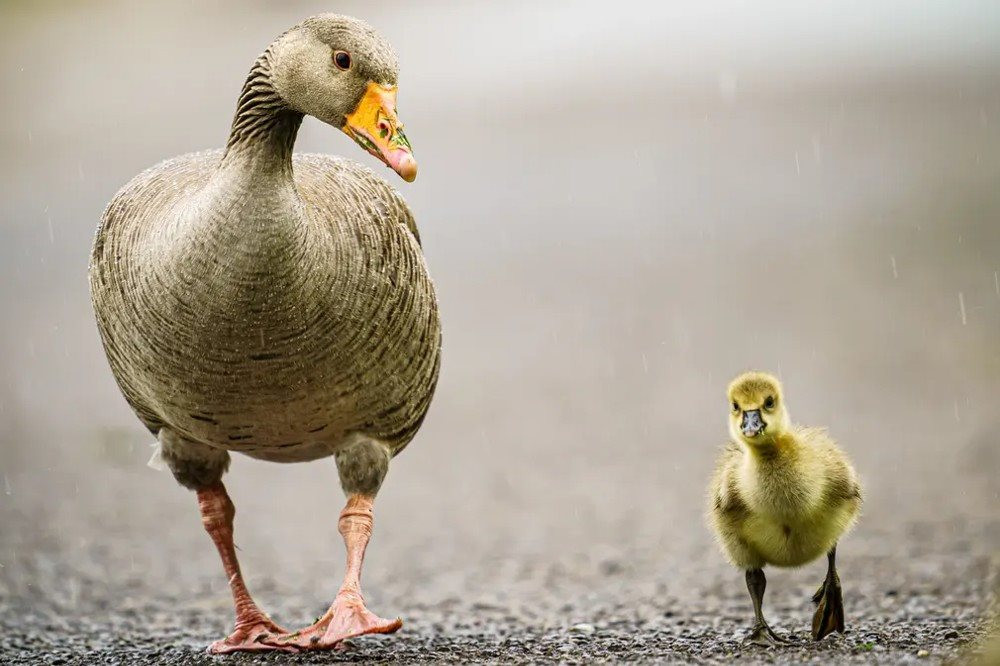
#> input picture Img/3500-2-.jpg, 1000 x 666 px, found by its file name
$ jupyter execute ColorSeparation.ipynb
#> lines starting #> are read from the running program, lines starting #| are printed output that depends on the picture; after the words box and inside, x2 and y2 are one past the last pixel; in counts of white or black regions, pixels touching at a corner belong together
Thư viện sử dụng

[cell 1]
import cv2
import numpy as np

Đọc ảnh

[cell 2]
# Step 1: Read the image
image = cv2.imread('../Project1/Img/3500-2-.jpg')
#> image is the input picture: shape (666, 1000, 3); mean B, G, R 149.7, 164.4, 173.6

Chuyển ảnh thành ảnh trắng đen

[cell 3]
#màu cần chuyển
gray_image = cv2.cvtColor(image, cv2.COLOR_BGR2GRAY)
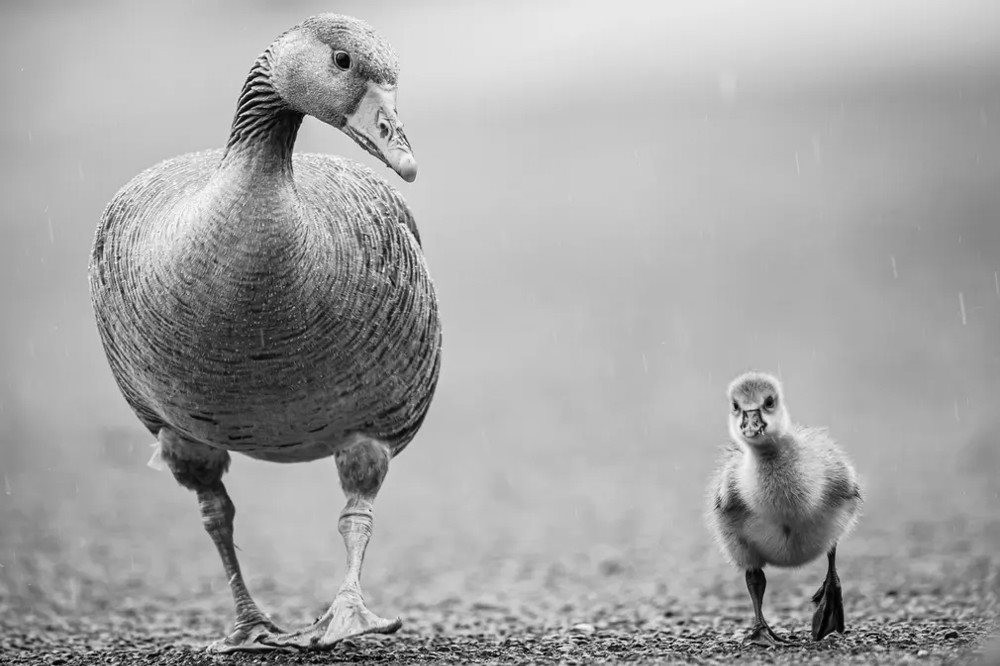
#> gray_image: shape (666, 1000); min 0, max 254, mean 165.5
#chuyển màu
_, thresholded_image = cv2.threshold(gray_image, 127, 255, cv2.THRESH_BINARY)
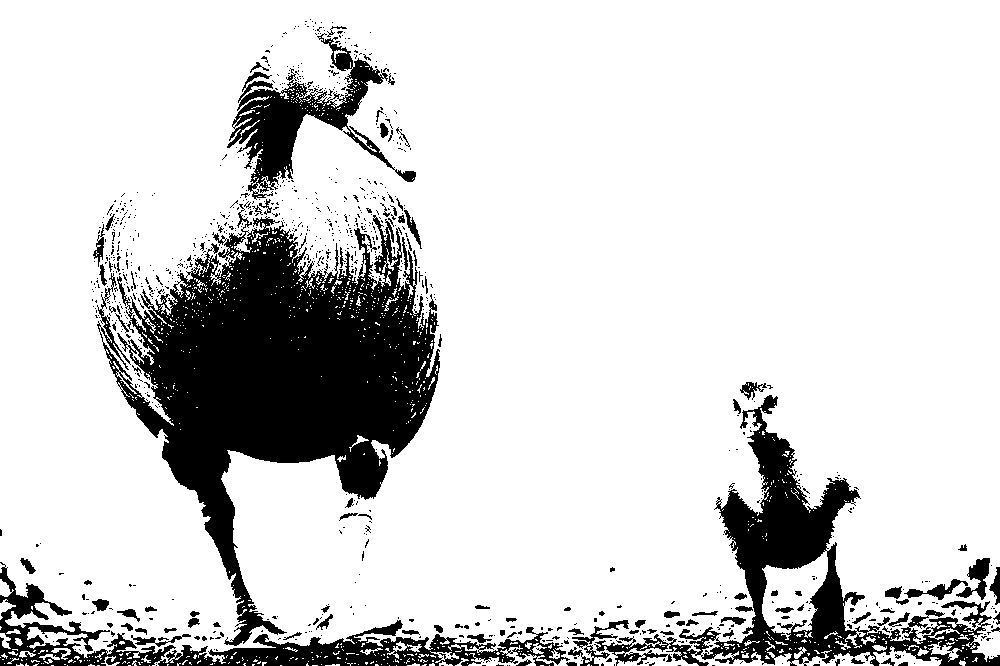
#> thresholded_image: shape (666, 1000); 83.3% white; 924 black regions (820 under 20 px), largest, box (x1, y1, x2, y2) and area: (97, 204, 440, 646) 60536, (594, 395, 1000, 666) 21103, (0, 562, 570, 666) 12024
